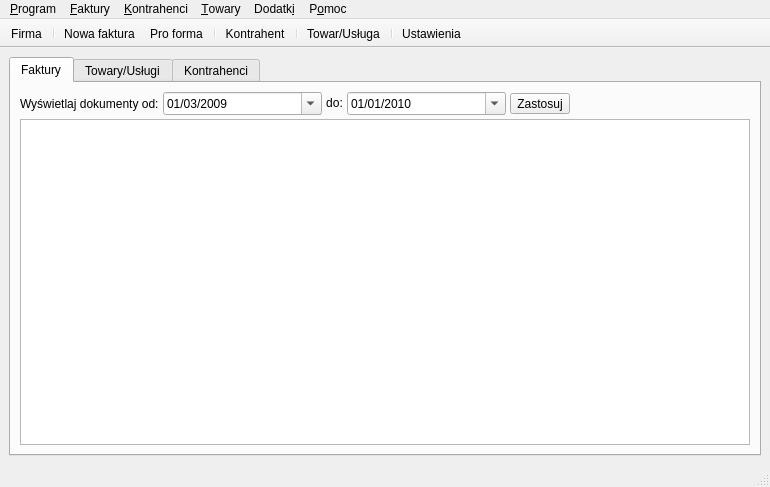
<?xml version="1.0" encoding="UTF-8"?>
<ui version="4.0">
 <author>moux</author>
 <class>MainWindow</class>
 <widget class="QMainWindow" name="MainWindow">
  <property name="geometry">
   <rect>
    <x>0</x>
    <y>0</y>
    <width>770</width>
    <height>487</height>
   </rect>
  </property>
  <property name="windowTitle">
   <string>QFaktury</string>
  </property>
  <property name="windowIcon">
   <iconset resource="../qfaktury.qrc">
    <normaloff>:/res/icons/qfaktury_48.png</normaloff>:/res/icons/qfaktury_48.png</iconset>
  </property>
  <widget class="QWidget" name="widget">
   <layout class="QGridLayout" name="gridLayout_2">
    <item row="0" column="0">
     <widget class="QTabWidget" name="tabWidgetMain">
      <property name="tabPosition">
       <enum>QTabWidget::North</enum>
      </property>
      <property name="tabShape">
       <enum>QTabWidget::Rounded</enum>
      </property>
      <property name="currentIndex">
       <number>0</number>
      </property>
      <widget class="QWidget" name="tabInvoices">
       <attribute name="title">
        <string>Faktury</string>
       </attribute>
       <layout class="QGridLayout" name="gridLayout">
        <item row="0" column="0">
         <layout class="QHBoxLayout" name="horizontalLayout">
          <item>
           <widget class="QLabel" name="labelDisplayFrom">
            <property name="text">
             <string>Wyświetlaj dokumenty od:</string>
            </property>
            <property name="wordWrap">
             <bool>false</bool>
            </property>
           </widget>
          </item>
          <item>
           <widget class="QDateEdit" name="dateEditFilterStart">
            <property name="sizePolicy">
             <sizepolicy hsizetype="MinimumExpanding" vsizetype="Fixed">
              <horstretch>0</horstretch>
              <verstretch>0</verstretch>
             </sizepolicy>
            </property>
            <property name="focusPolicy">
             <enum>Qt::TabFocus</enum>
            </property>
            <property name="correctionMode">
             <enum>QAbstractSpinBox::CorrectToNearestValue</enum>
            </property>
            <property name="date">
             <date>
              <year>2009</year>
              <month>3</month>
              <day>1</day>
             </date>
            </property>
            <property name="displayFormat">
             <string>dd/MM/yyyy</string>
            </property>
            <property name="calendarPopup">
             <bool>true</bool>
            </property>
           </widget>
          </item>
          <item>
           <widget class="QLabel" name="labelDisplayTo">
            <property name="sizePolicy">
             <sizepolicy hsizetype="Maximum" vsizetype="Maximum">
              <horstretch>40</horstretch>
              <verstretch>0</verstretch>
             </sizepolicy>
            </property>
            <property name="layoutDirection">
             <enum>Qt::LeftToRight</enum>
            </property>
            <property name="text">
             <string>do:</string>
            </property>
            <property name="alignment">
             <set>Qt::AlignCenter</set>
            </property>
            <property name="wordWrap">
             <bool>false</bool>
            </property>
           </widget>
          </item>
          <item>
           <widget class="QDateEdit" name="dateEditFilterEnd">
            <property name="sizePolicy">
             <sizepolicy hsizetype="MinimumExpanding" vsizetype="Fixed">
              <horstretch>0</horstretch>
              <verstretch>0</verstretch>
             </sizepolicy>
            </property>
            <property name="focusPolicy">
             <enum>Qt::TabFocus</enum>
            </property>
            <property name="wrapping">
             <bool>true</bool>
            </property>
            <property name="frame">
             <bool>true</bool>
            </property>
            <property name="date">
             <date>
              <year>2010</year>
              <month>1</month>
              <day>1</day>
             </date>
            </property>
            <property name="displayFormat">
             <string>MM/dd/yyyy</string>
            </property>
            <property name="calendarPopup">
             <bool>true</bool>
            </property>
           </widget>
          </item>
          <item>
           <widget class="QToolButton" name="toolButtonApply">
            <property name="text">
             <string>Zastosuj</string>
            </property>
           </widget>
          </item>
          <item>
           <spacer name="horizontalSpacer">
            <property name="orientation">
             <enum>Qt::Horizontal</enum>
            </property>
            <property name="sizeType">
             <enum>QSizePolicy::MinimumExpanding</enum>
            </property>
            <property name="sizeHint" stdset="0">
             <size>
              <width>180</width>
              <height>0</height>
             </size>
            </property>
           </spacer>
          </item>
         </layout>
        </item>
        <item row="1" column="0">
         <widget class="QTableView" name="tableViewInvoices">
          <property name="contextMenuPolicy">
           <enum>Qt::CustomContextMenu</enum>
          </property>
          <property name="editTriggers">
           <set>QAbstractItemView::NoEditTriggers</set>
          </property>
          <property name="selectionMode">
           <enum>QAbstractItemView::SingleSelection</enum>
          </property>
          <property name="selectionBehavior">
           <enum>QAbstractItemView::SelectRows</enum>
          </property>
          <property name="sortingEnabled">
           <bool>false</bool>
          </property>
          <property name="cornerButtonEnabled">
           <bool>true</bool>
          </property>
          <attribute name="verticalHeaderCascadingSectionResizes">
           <bool>true</bool>
          </attribute>
         </widget>
        </item>
       </layout>
      </widget>
      <widget class="QWidget" name="tabGoods">
       <attribute name="title">
        <string>Towary/Usługi</string>
       </attribute>
       <layout class="QGridLayout">
        <item row="0" column="0">
         <widget class="QTableView" name="tableViewCommodities">
          <property name="contextMenuPolicy">
           <enum>Qt::CustomContextMenu</enum>
          </property>
          <property name="editTriggers">
           <set>QAbstractItemView::NoEditTriggers</set>
          </property>
          <property name="selectionMode">
           <enum>QAbstractItemView::SingleSelection</enum>
          </property>
          <property name="selectionBehavior">
           <enum>QAbstractItemView::SelectRows</enum>
          </property>
          <attribute name="verticalHeaderCascadingSectionResizes">
           <bool>true</bool>
          </attribute>
         </widget>
        </item>
       </layout>
      </widget>
      <widget class="QWidget" name="tabCounterparties">
       <attribute name="title">
        <string>Kontrahenci</string>
       </attribute>
       <layout class="QGridLayout">
        <item row="0" column="0">
         <widget class="QTableView" name="tableViewCounterparties">
          <property name="contextMenuPolicy">
           <enum>Qt::CustomContextMenu</enum>
          </property>
          <property name="editTriggers">
           <set>QAbstractItemView::NoEditTriggers</set>
          </property>
          <property name="selectionMode">
           <enum>QAbstractItemView::SingleSelection</enum>
          </property>
          <property name="selectionBehavior">
           <enum>QAbstractItemView::SelectRows</enum>
          </property>
          <attribute name="verticalHeaderCascadingSectionResizes">
           <bool>true</bool>
          </attribute>
         </widget>
        </item>
       </layout>
      </widget>
     </widget>
    </item>
   </layout>
  </widget>
  <widget class="QMenuBar" name="MenuBarEditor">
   <property name="geometry">
    <rect>
     <x>0</x>
     <y>0</y>
     <width>770</width>
     <height>25</height>
    </rect>
   </property>
   <widget class="QMenu" name="menuProgram">
    <property name="title">
     <string>&amp;Program</string>
    </property>
    <addaction name="actionProgram_CompanyInfo"/>
    <addaction name="actionProgram_Settings"/>
    <addaction name="separator"/>
    <addaction name="actionProgram_ExportToEDI"/>
    <addaction name="actionProgram_ExportToPDF"/>
    <addaction name="actionExportToXML"/>
    <addaction name="actionProgram_ImportEDI"/>
    <addaction name="actionProgram_ImportXML"/>
    <addaction name="actionProgram_Exit"/>
   </widget>
   <widget class="QMenu" name="menuInvoices">
    <property name="title">
     <string>&amp;Faktury</string>
    </property>
    <addaction name="actionInvoices_InvoiceNew"/>
    <addaction name="actionInvoices_InvoiceGross"/>
    <addaction name="actionInvoices_Bill"/>
    <addaction name="separator"/>
    <addaction name="actionInvoices_InvoiceProForma"/>
    <addaction name="actionInvoices_InvoiceCorrective"/>
    <addaction name="actionInvoices_InvoiceDuplicate"/>
    <addaction name="separator"/>
    <addaction name="actionInvoices_Remove"/>
    <addaction name="actionInvoices_Edit"/>
   </widget>
   <widget class="QMenu" name="menuCounterparties">
    <property name="title">
     <string>&amp;Kontrahenci</string>
    </property>
    <addaction name="actionCounterparties_Add"/>
    <addaction name="actionCounterparties_Remove"/>
    <addaction name="actionCounterparties_Edit"/>
   </widget>
   <widget class="QMenu" name="menuCommodities">
    <property name="title">
     <string>&amp;Towary</string>
    </property>
    <addaction name="actionCommodities_Add"/>
    <addaction name="actionCommodities_Remove"/>
    <addaction name="actionCommodities_Edit"/>
   </widget>
   <widget class="QMenu" name="menuHelp">
    <property name="title">
     <string>P&amp;omoc</string>
    </property>
    <addaction name="actionHelp_Help"/>
    <addaction name="actionHelp_BugReport"/>
    <addaction name="separator"/>
    <addaction name="actionHelp_AboutQt"/>
    <addaction name="actionHelp_About"/>
   </widget>
   <widget class="QMenu" name="menuPlugins">
    <property name="title">
     <string>Dodatk&amp;i</string>
    </property>
   </widget>
   <addaction name="menuProgram"/>
   <addaction name="menuInvoices"/>
   <addaction name="menuCounterparties"/>
   <addaction name="menuCommodities"/>
   <addaction name="menuPlugins"/>
   <addaction name="menuHelp"/>
   <addaction name="separator"/>
  </widget>
  <widget class="QToolBar" name="toolBar">
   <property name="windowTitle">
    <string>toolBar</string>
   </property>
   <property name="movable">
    <bool>false</bool>
   </property>
   <property name="toolButtonStyle">
    <enum>Qt::ToolButtonTextBesideIcon</enum>
   </property>
   <property name="floatable">
    <bool>false</bool>
   </property>
   <attribute name="toolBarArea">
    <enum>TopToolBarArea</enum>
   </attribute>
   <attribute name="toolBarBreak">
    <bool>false</bool>
   </attribute>
   <addaction name="actionProgram_CompanyInfo"/>
   <addaction name="separator"/>
   <addaction name="actionInvoices_InvoiceNew"/>
   <addaction name="actionInvoices_InvoiceProForma"/>
   <addaction name="separator"/>
   <addaction name="actionCounterparties_Add"/>
   <addaction name="separator"/>
   <addaction name="actionCommodities_Add"/>
   <addaction name="separator"/>
   <addaction name="actionProgram_Settings"/>
  </widget>
  <widget class="QStatusBar" name="statusBar"/>
  <action name="actionInvoices_Remove">
   <property name="icon">
    <iconset resource="../qfaktury.qrc">
     <normaloff>:/res/icons/usun_fakture.png</normaloff>:/res/icons/usun_fakture.png</iconset>
   </property>
   <property name="text">
    <string>Usuń</string>
   </property>
   <property name="iconText">
    <string>Usuń</string>
   </property>
   <property name="shortcut">
    <string>U</string>
   </property>
   <property name="name" stdset="0">
    <string>fakturyUsunAction</string>
   </property>
  </action>
  <action name="actionInvoices_InvoiceNew">
   <property name="icon">
    <iconset resource="../qfaktury.qrc">
     <normaloff>:/res/icons/nowa_faktura.png</normaloff>:/res/icons/nowa_faktura.png</iconset>
   </property>
   <property name="text">
    <string>Faktura VAT</string>
   </property>
   <property name="iconText">
    <string>Nowa faktura</string>
   </property>
   <property name="shortcut">
    <string>F</string>
   </property>
   <property name="name" stdset="0">
    <string>fakturyDodajAction</string>
   </property>
  </action>
  <action name="actionCounterparties_Add">
   <property name="icon">
    <iconset resource="../qfaktury.qrc">
     <normaloff>:/res/icons/dodaj_kontrahentow.png</normaloff>:/res/icons/dodaj_kontrahentow.png</iconset>
   </property>
   <property name="text">
    <string>Dodaj</string>
   </property>
   <property name="iconText">
    <string>Kontrahent</string>
   </property>
   <property name="shortcut">
    <string>Ctrl+K</string>
   </property>
   <property name="name" stdset="0">
    <string>kontrahenciDodajAction</string>
   </property>
  </action>
  <action name="actionCounterparties_Remove">
   <property name="icon">
    <iconset resource="../qfaktury.qrc">
     <normaloff>:/res/icons/usun_kontrahentow.png</normaloff>:/res/icons/usun_kontrahentow.png</iconset>
   </property>
   <property name="text">
    <string>Usuń</string>
   </property>
   <property name="iconText">
    <string>Usuń</string>
   </property>
   <property name="shortcut">
    <string>Ctrl+D</string>
   </property>
   <property name="name" stdset="0">
    <string>kontrahenciUsunAction</string>
   </property>
  </action>
  <action name="actionCounterparties_Edit">
   <property name="icon">
    <iconset resource="../qfaktury.qrc">
     <normaloff>:/res/icons/edytuj_kontrahentow.png</normaloff>:/res/icons/edytuj_kontrahentow.png</iconset>
   </property>
   <property name="text">
    <string>Edycja</string>
   </property>
   <property name="iconText">
    <string>Edycja</string>
   </property>
   <property name="shortcut">
    <string>Ctrl+E</string>
   </property>
   <property name="name" stdset="0">
    <string>kontrahenciEdycjaAction</string>
   </property>
  </action>
  <action name="actionProgram_Exit">
   <property name="icon">
    <iconset resource="../qfaktury.qrc">
     <normaloff>:/res/icons/koniec.png</normaloff>:/res/icons/koniec.png</iconset>
   </property>
   <property name="text">
    <string>Koniec</string>
   </property>
   <property name="iconText">
    <string>Koniec</string>
   </property>
   <property name="shortcut">
    <string>Q</string>
   </property>
   <property name="name" stdset="0">
    <string>plikKoniecAction</string>
   </property>
  </action>
  <action name="actionInvoices_Edit">
   <property name="icon">
    <iconset resource="../qfaktury.qrc">
     <normaloff>:/res/icons/edytuj_fakture.png</normaloff>:/res/icons/edytuj_fakture.png</iconset>
   </property>
   <property name="text">
    <string>Edytuj</string>
   </property>
   <property name="iconText">
    <string>Edytuj</string>
   </property>
   <property name="shortcut">
    <string>E</string>
   </property>
   <property name="name" stdset="0">
    <string>fakturyEdAction</string>
   </property>
  </action>
  <action name="actionProgram_CompanyInfo">
   <property name="icon">
    <iconset resource="../qfaktury.qrc">
     <normaloff>:/res/icons/dane_firmy.png</normaloff>:/res/icons/dane_firmy.png</iconset>
   </property>
   <property name="text">
    <string>Dane firmy</string>
   </property>
   <property name="iconText">
    <string>Firma</string>
   </property>
   <property name="shortcut">
    <string>Ctrl+I</string>
   </property>
   <property name="iconVisibleInMenu">
    <bool>true</bool>
   </property>
   <property name="name" stdset="0">
    <string>plikDane_firmyAction</string>
   </property>
  </action>
  <action name="actionHelp_About">
   <property name="text">
    <string>O programie...</string>
   </property>
   <property name="iconText">
    <string>O programie...</string>
   </property>
   <property name="toolTip">
    <string>O programie...</string>
   </property>
   <property name="name" stdset="0">
    <string>pomocO_programieAction</string>
   </property>
  </action>
  <action name="actionProgram_Settings">
   <property name="icon">
    <iconset resource="../qfaktury.qrc">
     <normaloff>:/res/icons/ustawienia.png</normaloff>:/res/icons/ustawienia.png</iconset>
   </property>
   <property name="text">
    <string>Ustawienia</string>
   </property>
   <property name="iconText">
    <string>Ustawienia</string>
   </property>
   <property name="shortcut">
    <string>Ctrl+Shift+U</string>
   </property>
   <property name="name" stdset="0">
    <string>plikUstawieniaAction</string>
   </property>
  </action>
  <action name="actionHelp_Help">
   <property name="text">
    <string>Strona programu</string>
   </property>
   <property name="iconText">
    <string>Strona programu</string>
   </property>
   <property name="shortcut">
    <string>F1</string>
   </property>
   <property name="name" stdset="0">
    <string>pomocPomocAction</string>
   </property>
  </action>
  <action name="actionCommodities_Edit">
   <property name="icon">
    <iconset resource="../qfaktury.qrc">
     <normaloff>:/res/icons/edytuj_towar.png</normaloff>:/res/icons/edytuj_towar.png</iconset>
   </property>
   <property name="text">
    <string>Edycja</string>
   </property>
   <property name="iconText">
    <string>Edycja</string>
   </property>
   <property name="shortcut">
    <string>Ctrl+M</string>
   </property>
   <property name="name" stdset="0">
    <string>towaryEdycjaAction</string>
   </property>
  </action>
  <action name="actionCommodities_Remove">
   <property name="icon">
    <iconset resource="../qfaktury.qrc">
     <normaloff>:/res/icons/usun_towar.png</normaloff>:/res/icons/usun_towar.png</iconset>
   </property>
   <property name="text">
    <string>Usuń</string>
   </property>
   <property name="iconText">
    <string>Usuń</string>
   </property>
   <property name="shortcut">
    <string>Ctrl+U</string>
   </property>
   <property name="name" stdset="0">
    <string>towaryUsunAction</string>
   </property>
  </action>
  <action name="actionCommodities_Add">
   <property name="icon">
    <iconset resource="../qfaktury.qrc">
     <normaloff>:/res/icons/dodaj_towar.png</normaloff>:/res/icons/dodaj_towar.png</iconset>
   </property>
   <property name="text">
    <string>Dodaj</string>
   </property>
   <property name="iconText">
    <string>Towar/Usługa</string>
   </property>
   <property name="shortcut">
    <string>Ctrl+T</string>
   </property>
   <property name="name" stdset="0">
    <string>towaryDodajAction</string>
   </property>
  </action>
  <action name="actionProgram_ExportToEDI">
   <property name="text">
    <string>Eksport do EDI</string>
   </property>
   <property name="iconText">
    <string>Eksport do EDI</string>
   </property>
   <property name="visible">
    <bool>false</bool>
   </property>
   <property name="name" stdset="0">
    <string>plikExportEDIAction</string>
   </property>
  </action>
  <action name="actionProgram_ExportToPDF">
   <property name="text">
    <string>Export do PDF</string>
   </property>
   <property name="iconText">
    <string>Export do PDF</string>
   </property>
   <property name="visible">
    <bool>false</bool>
   </property>
   <property name="name" stdset="0">
    <string>plikExport_pdfAction</string>
   </property>
  </action>
  <action name="actionExportToXML">
   <property name="text">
    <string>Export do XML</string>
   </property>
   <property name="iconText">
    <string>Export do XML</string>
   </property>
   <property name="visible">
    <bool>false</bool>
   </property>
   <property name="name" stdset="0">
    <string>plikExport_XMLAction</string>
   </property>
  </action>
  <action name="actionProgram_ImportEDI">
   <property name="text">
    <string>Import EDI</string>
   </property>
   <property name="iconText">
    <string>Import EDI</string>
   </property>
   <property name="visible">
    <bool>false</bool>
   </property>
   <property name="name" stdset="0">
    <string>plikImport_EDIAction</string>
   </property>
  </action>
  <action name="actionProgram_ImportXML">
   <property name="text">
    <string>Import XML</string>
   </property>
   <property name="iconText">
    <string>Import XML</string>
   </property>
   <property name="visible">
    <bool>false</bool>
   </property>
   <property name="name" stdset="0">
    <string>plikImport_XMLAction</string>
   </property>
  </action>
  <action name="actionInvoices_InvoiceCorrective">
   <property name="icon">
    <iconset resource="../qfaktury.qrc">
     <normaloff>:/res/icons/nowa_korekta.png</normaloff>:/res/icons/nowa_korekta.png</iconset>
   </property>
   <property name="text">
    <string>Faktura korygująca</string>
   </property>
   <property name="iconText">
    <string>Nowa korekta</string>
   </property>
   <property name="shortcut">
    <string>K</string>
   </property>
   <property name="name" stdset="0">
    <string>fakturyKorektaAction</string>
   </property>
  </action>
  <action name="actionInvoices_InvoiceProForma">
   <property name="icon">
    <iconset resource="../qfaktury.qrc">
     <normaloff>:/res/icons/nowa_proforma.png</normaloff>:/res/icons/nowa_proforma.png</iconset>
   </property>
   <property name="text">
    <string>Faktura Pro Forma</string>
   </property>
   <property name="iconText">
    <string>Pro forma</string>
   </property>
   <property name="shortcut">
    <string>P</string>
   </property>
   <property name="name" stdset="0">
    <string>fakturyPFormaAction</string>
   </property>
  </action>
  <action name="actionHelp_BugReport">
   <property name="text">
    <string>Zgłoś błąd</string>
   </property>
  </action>
  <action name="actionInvoices_InvoiceDuplicate">
   <property name="icon">
    <iconset resource="../qfaktury.qrc">
     <normaloff>:/res/icons/nowa_duplikat.png</normaloff>:/res/icons/nowa_duplikat.png</iconset>
   </property>
   <property name="text">
    <string>Duplikat faktury</string>
   </property>
   <property name="shortcut">
    <string>D</string>
   </property>
  </action>
  <action name="actionInvoices_InvoiceGross">
   <property name="icon">
    <iconset resource="../qfaktury.qrc">
     <normaloff>:/res/icons/nowa_brutto.png</normaloff>:/res/icons/nowa_brutto.png</iconset>
   </property>
   <property name="text">
    <string>Faktura Brutto</string>
   </property>
   <property name="shortcut">
    <string>B</string>
   </property>
  </action>
  <action name="actionInvoices_Bill">
   <property name="icon">
    <iconset resource="../qfaktury.qrc">
     <normaloff>:/res/icons/nowa_rachunek.png</normaloff>:/res/icons/nowa_rachunek.png</iconset>
   </property>
   <property name="text">
    <string>Rachunek</string>
   </property>
   <property name="shortcut">
    <string>R</string>
   </property>
  </action>
  <action name="actionHelp_AboutQt">
   <property name="text">
    <string>O Qt...</string>
   </property>
   <property name="iconText">
    <string>O Qt...</string>
   </property>
   <property name="toolTip">
    <string>O Qt...</string>
   </property>
  </action>
 </widget>
 <layoutdefault spacing="4" margin="9"/>
 <tabstops>
  <tabstop>tabWidgetMain</tabstop>
  <tabstop>toolButtonApply</tabstop>
  <tabstop>tableViewInvoices</tabstop>
  <tabstop>dateEditFilterStart</tabstop>
  <tabstop>dateEditFilterEnd</tabstop>
  <tabstop>tableViewCounterparties</tabstop>
  <tabstop>tableViewCommodities</tabstop>
 </tabstops>
 <resources>
  <include location="../qfaktury.qrc"/>
 </resources>
 <connections/>
</ui>
